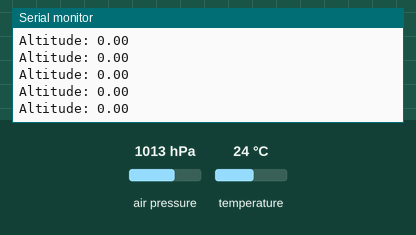
This sketch was run on a simulated Arduino Uno, built for the host (arithmetic inside an expression is 32-bit, double 64-bit). On the bench: the last lines printed to the serial monitor. Inputs (shaded band) come from the test bench; at power-on: air pressure 1013 hPa, temperature 24 °C.

Above: at 1.6 s.
1.7 s: air pressure set to 952 hPa
At 1.73 s:
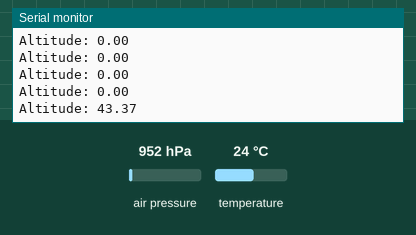
3.2 s: air pressure set to 975 hPa
At 3.25 s:
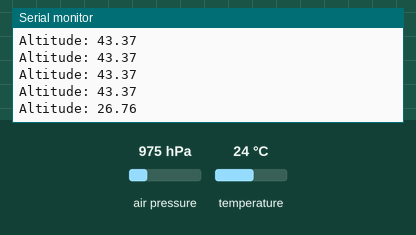
Timing chart, 0 to 6.2 s (numbered marks = the images above; inputs shaded):
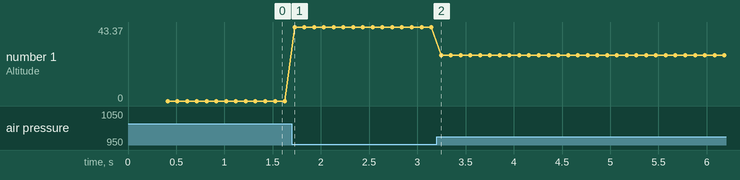

The sketch:

airbrakes_barometeric_test_1.ino
```cpp
#include <Wire.h>
#include <MS5611.h>

MS5611 ms5611;
float measuredPressures[4];
uint8_t measuredPressuresIndex = 0;
float measuredTemperatures[4];
uint8_t measuredTemperaturesIndex = 0;
float padTemperature;
float padPressure;

// Altimeter_Functions
// by Preston Hager

bool Barometric_Sensor_Startup() {
  // Try to setup the altimeter.
  bool successfulSetup = false;
  for (int i = 0; i < 10; i++) {
    if (ms5611.begin()) {
      successfulSetup = true;
      break;
    }
    Serial.println("Could not find a valid MS5611 sensor, check wiring!");
    delay(500);
    // If the sensor did not setup, return false
    if (i == 9)
      return false;
  }

  // Get the average pad pressure for calculations
  for (uint8_t i = 0; i < 4; i++) {
    Barometric_Sensor_Read();
    delay(100);
  }

  // Set the temperature offset
  ms5611.setTemperatureOffset(273.15);

  return successfulSetup;
}

void Barometric_Sensor_Read() {
  // Read the current pressure and put it in the buffer
  ms5611.read();
  measuredPressures[measuredPressuresIndex] = ms5611.getPressure();
  measuredTemperatures[measuredTemperaturesIndex] = ms5611.getTemperature();
  // Find the average of the recorded pressures, not including the current index.
  float pressureSum = 0.0f;
  float temperatureSum = 0.0f;
  for (uint8_t i = 0; i < 4; i++) {
    if (i != measuredPressuresIndex) { // Skip over the last read value.
      pressureSum += measuredPressures[i];
      temperatureSum += measuredTemperatures[i];
    }
  }
  padPressure = pressureSum / 3.0;
  padTemperature = temperatureSum / 3.0;
  // Increase where we are in the buffer for next time.
  measuredPressuresIndex++;
  measuredTemperaturesIndex++;
  // Loop around if we have reached the end of the array.
  if (measuredPressuresIndex == 4) {
    measuredPressuresIndex = 0;
    measuredTemperaturesIndex = 0;
  }
}

float Barometric_Sensor_Current_Abs() {
  ms5611.read();
  return ms5611.getPressure();
}

float Barometric_Get_Altitude() {
  ms5611.read();
  float currentPressure = ms5611.getPressure();
  return (padTemperature / -0.0065) * (pow((currentPressure / padPressure), ((8.31432 * 0.0065) / (9.80665 * 0.0289644))) - 1);
}

void setup() {
  // put your setup code here, to run once:
  Serial.begin(9600);
  Barometric_Sensor_Startup();
}

void loop() {
  // put your main code here, to run repeatedly:
//  float pressure = Barometric_Sensor_Current_Abs();
//  Serial.print("Pressure: ");
//  Serial.println(pressure);
  float altitude = Barometric_Get_Altitude();
  Serial.print("Altitude: ");
  Serial.println(altitude);
  delay(100);

}
```

Measured:
- after the input at 1.7 s, the serial monitor: prints a new line at once (image 1)
- after the input at 3.2 s, the serial monitor: prints a new line after 0.05 s (image 2)
- plotted number 1: 0 → 43.37 after the input at 1.7 s, 43.37 → 26.76 after the input at 3.2 s
